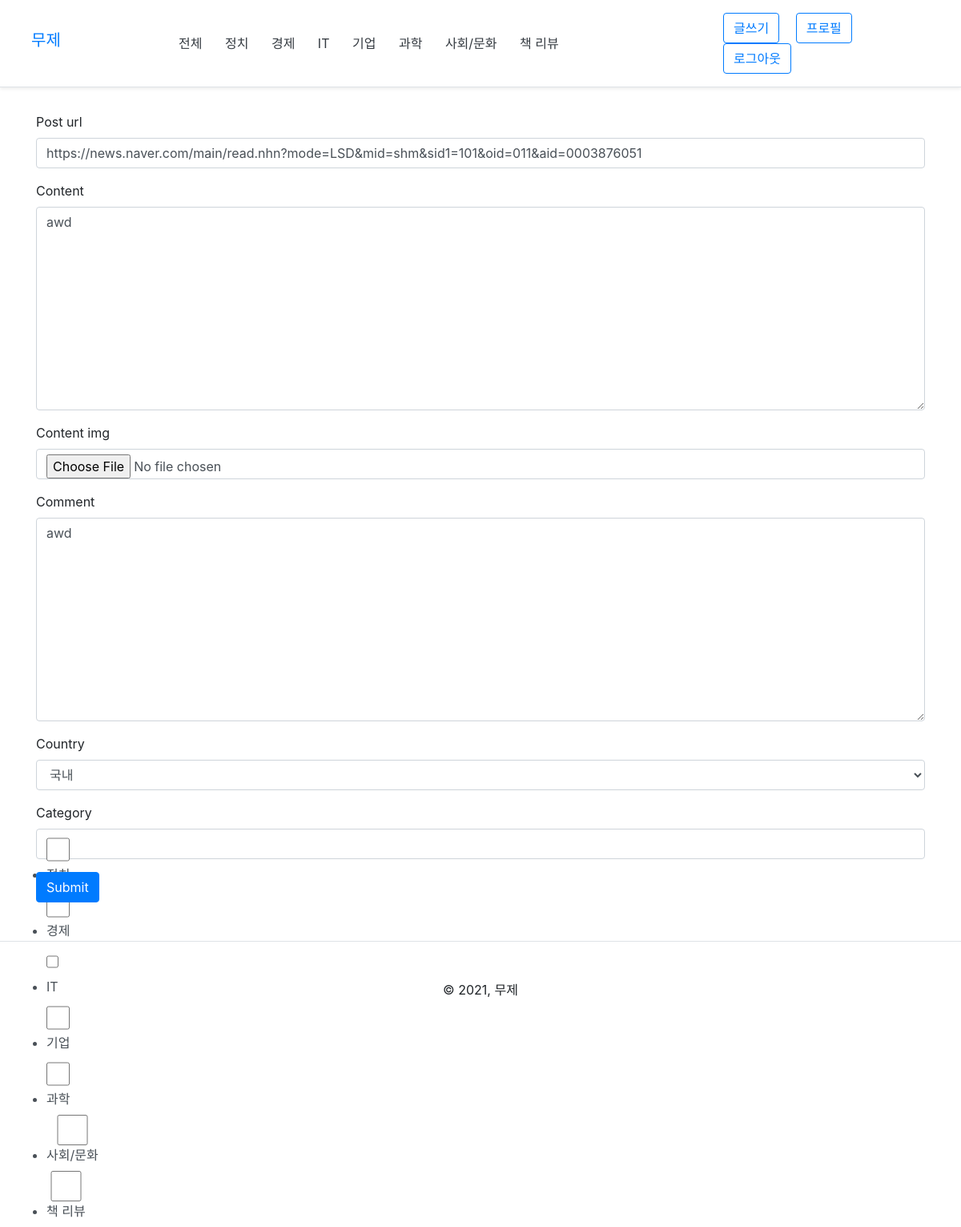
Screenshot of /edit/14/ (signed in) with the database file from the repository.
### posts/models.py (models this page shows, shortened)
class BaseModel(models.Model):
    created_at = models.DateTimeField(auto_now_add=True)
    updated_at = models.DateTimeField(auto_now=True)

class Posts(BaseModel):
    class CountryChoice(models.TextChoices):
        KOREA = "K", "국내"
        WORLD = "W", "해외"
    user = models.ForeignKey(settings.AUTH_USER_MODEL, related_name="posts", on_delete=CASCADE)
    title = models.CharField(max_length=100)
    image = models.TextField(blank=True)
    content = models.TextField()
    content_img = models.ImageField(upload_to="posts/%Y/%m/%d", blank=True, null=True)
    comment = models.TextField(blank=True, null=True)
    post_url = models.URLField()
    country = models.CharField(max_length=2, choices=CountryChoice.choices)
    category = models.ManyToManyField("Category")
    tag = models.ManyToManyField("Tag", blank=True)
    like_user_set = models.ManyToManyField(settings.AUTH_USER_MODEL, blank=True, related_name="like_user_set")
    class Meta:
        ordering = ['-id']
        verbose_name_plural = "Posts"

### posts/views.py (the view)
# urls.py: path('edit/<int:pk>/', views.post_edit, name="posts_edit"),
@login_required
def post_edit(request, pk):
    post = get_object_or_404(models.Posts, pk=pk)
    if request.method == 'POST':
        form = forms.PostForm(request.POST, request.FILES, instance=post)
        if form.is_valid:
            post = form.save(commit=False)
            if post.user == request.user:
                url = form.cleaned_data.get("post_url")
                post.title = title_crawling(url)[0]
                post.save()
                form.save_m2m()
                return redirect("posts:posts_detail", pk=pk)
            else:
                raise Http404
    else:
        if post.user == request.user:
            form = forms.PostForm(instance=post)
        else:
            raise Http404
    return render(request, "posts/posts_edit.html", {'forms':form})

### posts/forms.py
class PostForm(forms.ModelForm):
    class Meta:
        model = models.Posts
        fields = ["post_url", "content", "content_img", "comment", "country","category"]
        widgets = {
            "post_url" : forms.URLInput(),
            "category" : forms.CheckboxSelectMultiple()
        }

### accounts/models.py (called while the page is built)
    def get_absolute_url(self):
        return reverse("accounts:profile", kwargs={"pk": self.pk})

### posts/models.py (called while the page is built)
    def __str__(self):
        return self.name

### templates/posts/posts_edit.html (shortened to what this page needs)
{% extends 'layout.html' %}
{% load bootstrap4 %}
{% block content %}
<div class="container">
    <form action="" method="POST" enctype="multipart/form-data">
        {% bootstrap_form forms %}
        {% buttons %}
        <button type="submit" class="btn btn-primary">
            {{ submit_label|default:"Submit" }}
        </button>
        {% endbuttons %}
    </form>
</div>
{% endblock %}

### rows the page displays
Posts: post_url "https://news.naver.com/main/read.nhn?mode=LSD&mid=shm&sid1=101&oid=011&aid=0003876051", content "awd", comment "awd", country "국내"

### other values shown
{{ submit_label|default:"Submit" }} "Submit"
